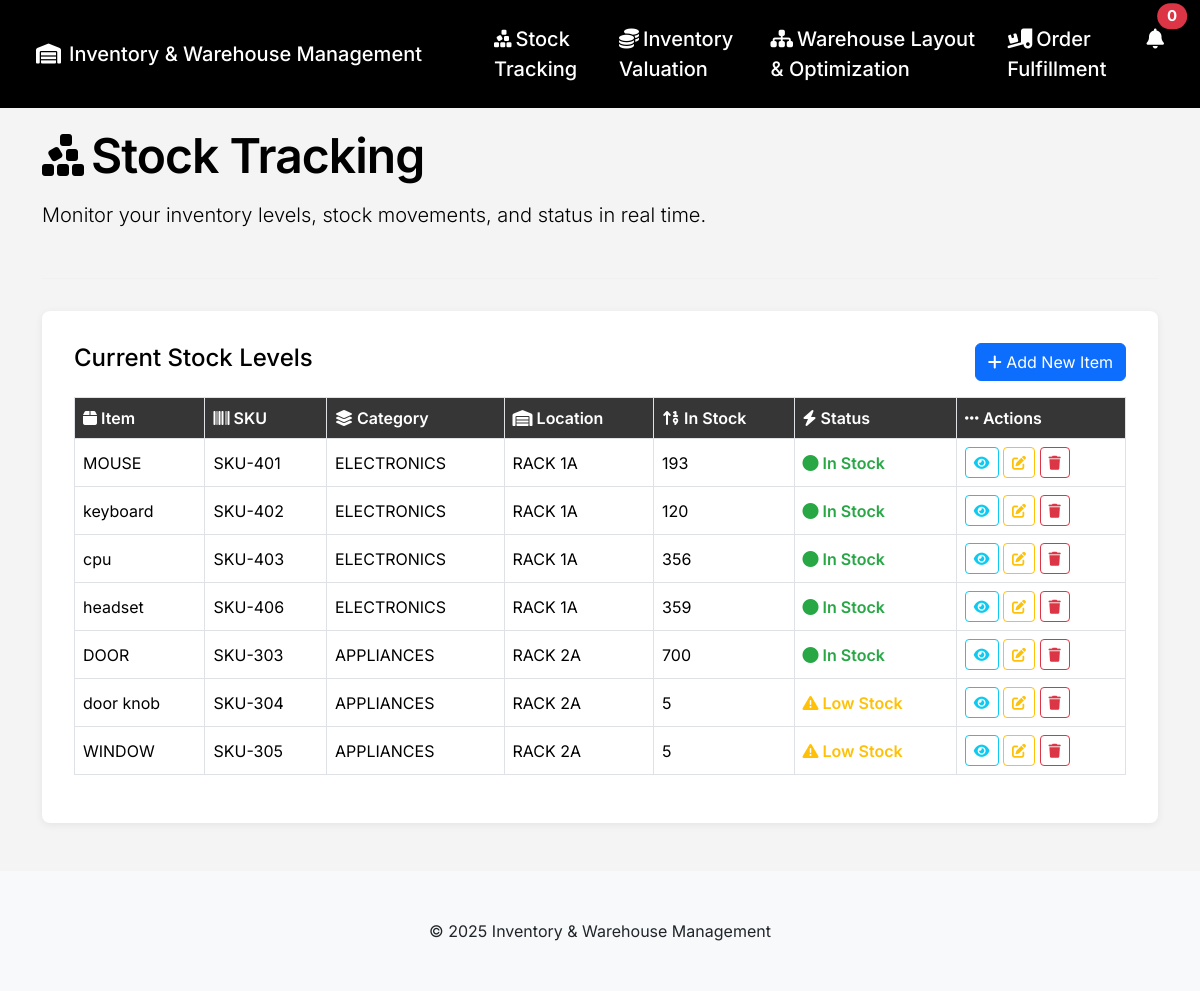
Page /stock-tracking.php on the earlier database version.
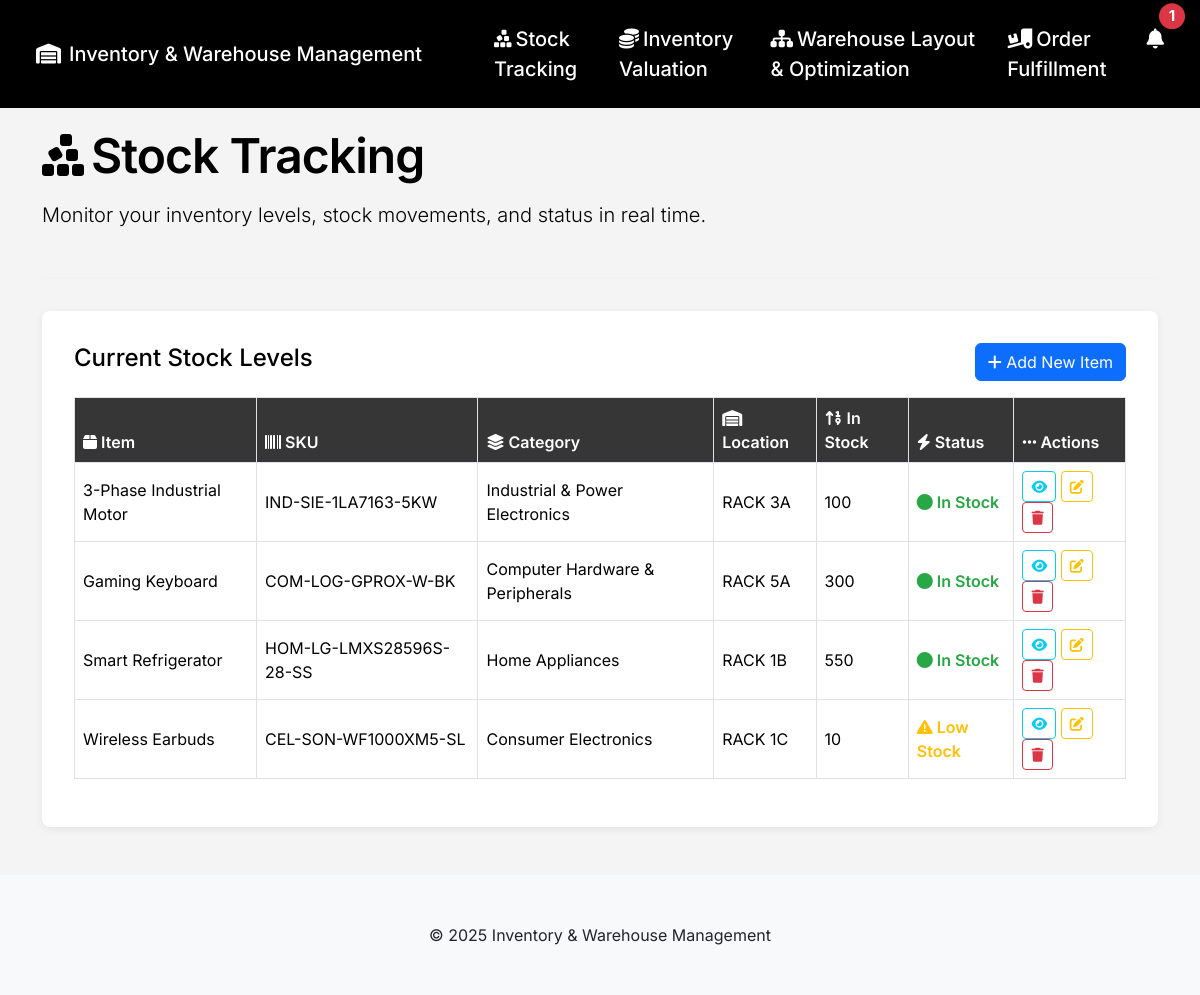
Same page on the later database version.
### tables this page shows
CREATE TABLE `stocks` (
  `item` varchar(100) NOT NULL,
  `bar` varchar(255) NOT NULL,
  `category` varchar(100) NOT NULL,
  `location` varchar(100) NOT NULL,
  `price` float(255,2) NOT NULL,
  `id` int(10) NOT NULL,
  `stock` int(255) DEFAULT NULL,
  `notified` tinyint(1) DEFAULT 0
);

### stock-tracking.php (the view, shortened to what the changed rows need)
<?php include "config/config.php";
?>
<!DOCTYPE html>
<html lang="en">
<head>
    <link rel="stylesheet" href="https://cdn.jsdelivr.net/npm/bootstrap@5.3.3/dist/css/bootstrap.min.css">
    <link rel="stylesheet" href="https://cdnjs.cloudflare.com/ajax/libs/font-awesome/6.5.2/css/all.min.css">
    <link rel="stylesheet" href="https://cdnjs.cloudflare.com/ajax/libs/animate.css/4.1.1/animate.min.css"/>
</head>
<body>
    <nav class="navbar navbar-expand-lg navbar-dark fixed-top py-3">
        <div class="container-fluid">
            <div class="collapse navbar-collapse justify-content-end" id="navbarNav">
                <ul class="navbar-nav gap-3">
                    <li>
                        <div class="nav-item dropdown me-3">
                            <a class="nav-link position-relative" href="#" id="notificationDropdown" data-bs-toggle="dropdown" aria-expanded="false" onclick="markNotificationsSeen()">
                                <i class="fa-solid fa-bell"></i>
                                <span class="position-absolute top-0 start-100 translate-middle badge rounded-pill bg-danger">
                                    <?php
                                    $query = "SELECT COUNT(*) as con FROM stocks WHERE stock < 49 AND notified = 0";
                                    $result = mysqli_query($conn, $query);
                                    echo mysqli_fetch_array($result)['con'];
                                    ?>
                                </span>
                            </a>
                        </div>
                    </li>
                </ul>
            </div>
        </div>
    </nav>
    <div class="container" style="margin-top: 120px;">
        <div class="main-container section-image-animate">
            <div class="table-responsive">
                <table class="table table-bordered align-middle">
                    <thead>
                        <tr>
                            <th scope="col"><i class="fa-solid fa-box"></i> Item</th>
                            <th scope="col"><i class="fa-solid fa-barcode"></i> SKU</th>
                            <th scope="col"><i class="fa-solid fa-layer-group"></i> Category</th>
                            <th scope="col"><i class="fa-solid fa-warehouse"></i> Location</th>
                            <th scope="col"><i class="fa-solid fa-sort-numeric-up"></i> In Stock</th>
                            <th scope="col"><i class="fa-solid fa-bolt"></i> Status</th>
                            <th scope="col"><i class="fa-solid fa-ellipsis-h"></i> Actions</th>
                        </tr>
                    </thead>
                    <tbody>
                        <?php
                        $quer="SELECT * FROM stocks";
                        $res=mysqli_query($conn,$quer);
                        while($data = mysqli_fetch_array($res)){
                            ?>
                            <tr>
                                <td><?php echo $data['item']?></td>
                                <td><?php echo $data['bar']?></td>
                                <td><?php echo $data['category']?></td>
                                <td><?php echo $data['location']?></td>
                                <td><?php echo $data['stock']?></td>
                                <td><?php
                                if($data['stock'] == 0){
                                    echo '<span class="stock-status out-stock"><i class="fa-solid fa-xmark-circle"></i> Out of Stock</span>';
                                }elseif($data['stock'] > 50){
                                    echo '<span class="stock-status in-stock"><i class="fa-solid fa-circle"></i> In Stock</span>';
                                }else{
                                    echo '<span class="stock-status low-stock"><i class="fa-solid fa-triangle-exclamation"></i> Low Stock</span>';
                                }
                                ?></td>
                                <td>
                                <a href="view.php?barcode=<?php echo $data['bar'];?>" class="btn btn-sm btn-outline-info"><i class="fa fa-eye"></i></a>
                                <a href="edit.php?barcode=<?php echo $data['bar'];?>" class="btn btn-sm btn-outline-warning"><i class="fa fa-edit"></i></a>
                                <a href="delete.php?barcode=<?php echo $data['bar']; ?>" class="btn btn-sm btn-outline-danger" onclick="return confirm('Are you sure you want to delete this item?');"><i class="fa fa-trash"></i></a>
                            </td>
                            </tr>
                            <?php
                        }
                        ?>
                    </tbody>
                </table>
            </div>
        </div>
    </div>
</body>
</html>

Differences in the rows shown:
removed stocks: item "MOUSE", bar "SKU-401", category "ELECTRONICS", location "RACK 1A", stock "193", shows "In Stock"
removed stocks: item "keyboard", bar "SKU-402", category "ELECTRONICS", location "RACK 1A", stock "120", shows "In Stock"
removed stocks: item "cpu", bar "SKU-403", category "ELECTRONICS", location "RACK 1A", stock "356", shows "In Stock"
removed stocks: item "headset", bar "SKU-406", category "ELECTRONICS", location "RACK 1A", stock "359", shows "In Stock"
removed stocks: item "DOOR", bar "SKU-303", category "APPLIANCES", location "RACK 2A", stock "700", shows "In Stock"
removed stocks: item "door knob", bar "SKU-304", category "APPLIANCES", location "RACK 2A", stock "5", shows "Low Stock"
removed stocks: item "WINDOW", bar "SKU-305", category "APPLIANCES", location "RACK 2A", stock "5", shows "Low Stock"
added stocks: item "3-Phase Industrial Motor", bar "IND-SIE-1LA7163-5KW", category "Industrial & Power Electronics", location "RACK 3A", stock "100", shows "In Stock"
added stocks: item "Gaming Keyboard", bar "COM-LOG-GPROX-W-BK", category "Computer Hardware & Peripherals", location "RACK 5A", stock "300", shows "In Stock"
added stocks: item "Smart Refrigerator", bar "HOM-LG-LMXS28596S-28-SS", category "Home Appliances", location "RACK 1B", stock "550", shows "In Stock"
added stocks: item "Wireless Earbuds", bar "CEL-SON-WF1000XM5-SL", category "Consumer Electronics", location "RACK 1C", stock "10", shows "Low Stock"
Other differences:
mysqli_fetch_array($result)['con']: "0" → "1"
